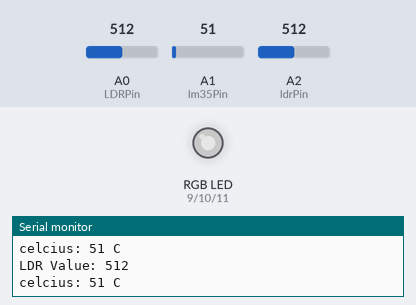
This sketch was run on a simulated Arduino Uno, built with avr-gcc and run on an emulated ATmega328P. Shown: an RGB LED mixed from three pins (HIGH = lit), the last lines printed to the serial monitor. The test bench sets the inputs (shaded band); at power-on: A0 (LDRPin) = 512, A1 (lm35Pin) = 51, A2 (ldrPin) = 512. Dim RGB values are drawn brighter than linear.

Above: at 1.8 s.
1.9 s: A0 (LDRPin) set to 407
3.4 s: A0 (LDRPin) set to 387
At 4.7 s:
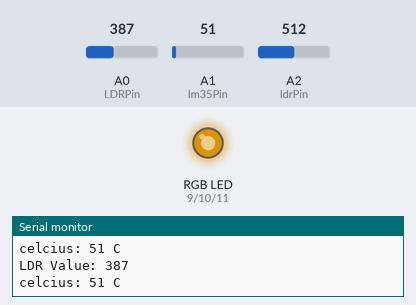
5.5 s: A1 (lm35Pin) set to 71
At 6.3 s:
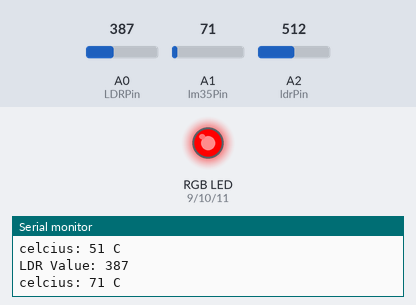
7.5 s: A0 (LDRPin) set to 910
At 9.1 s:
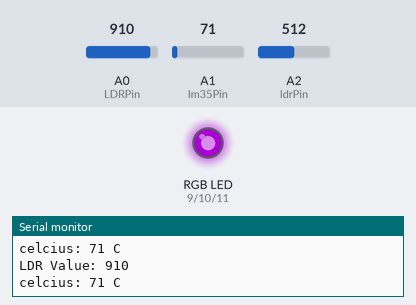
9.5 s: A1 (lm35Pin) set to 63
At 10.7 s:
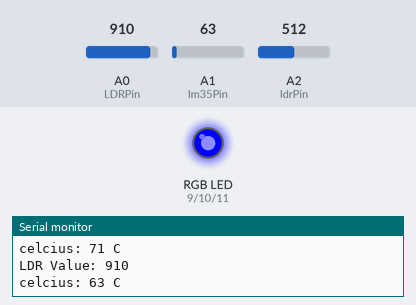
11.5 s: A1 (lm35Pin) set to 86
At 12.3 s:
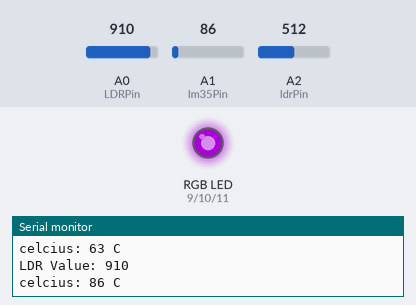
Timing chart, 0 to 14.5 s (numbered marks = the images above; inputs shaded):
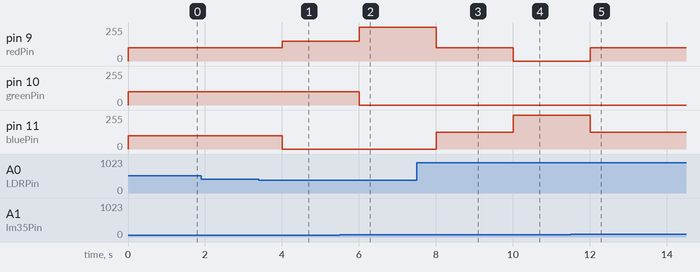

Measured:
- the behaviour switches between 400 and 399 on A0 (LDRPin) (found by bisection; images 0 and 1)
- the behaviour switches between 70 and 69 on A1 (lm35Pin) (found by bisection; images 3 and 4)
- after the input at 3.4 s, pin 9 (redPin): 100/255 → 150/255 after 0.60 s; pin 11 (bluePin): 100/255 → 0/255 after 0.60 s
- after the input at 5.5 s, pin 9 (redPin): 150/255 → 255/255 after 0.51 s; pin 10 (greenPin): 100/255 → 0/255 after 0.51 s
- after the input at 7.5 s, pin 9 (redPin): 255/255 → 100/255 after 0.51 s; pin 11 (bluePin): 0/255 → 125/255 after 0.51 s
- after the input at 9.5 s, pin 9 (redPin): 100/255 → 0/255 after 0.51 s; pin 11 (bluePin): 125/255 → 255/255 after 0.51 s
- after the input at 11.5 s, pin 9 (redPin): 0/255 → 100/255 after 0.51 s; pin 11 (bluePin): 255/255 → 125/255 after 0.51 s

The sketch:

moodlamp.ino
```cpp
// Constants for LDR sensor pin and thresholds
const int ldrPin = 2;
int brightThreshold = 200;  // Will be dynamically adjusted based on real-world brightness
const int darkThreshold = 0;   // Adjust this value for dark conditions

// Constants for temperature sensor pin and thresholds
const int lm35Pin = A1; // Analog input pin connected to the LM35 sensor
const int LDRPin = A0;
int hotThreshold = 50;  // Will be dynamically adjusted based on real-world temperature
const int coldThreshold = 20; // Temperature threshold for cold (in Celsius)

// Constants for RGB module pins
const int redPin = 9;
const int greenPin = 10;
const int bluePin = 11;

float voltage;   // Variable to store the voltage reading
float celcius,celcius1;

void setup() {
  // Initialize Serial Monitor
  Serial.begin(9600);
  pinMode(ldrPin, INPUT);
  pinMode(LDRPin, INPUT);

  // Set pin modes for RGB module
  pinMode(redPin, OUTPUT);
  pinMode(greenPin, OUTPUT);
  pinMode(bluePin, OUTPUT);
}

void loop() {
  // Read the LDR sensor value
  int ldrValue = analogRead(ldrPin);
  int ldrValue2 = analogRead(LDRPin);

  // Read the LM35 sensor value
   // get the temperature and convert it to celsius
int temp = analogRead(lm35Pin);
int temp2 = temp * 0.48828125;
int temp3 = temp2 / 100 ;
// Convert ADC reading to voltage (assuming 5V reference)

// Print the sensor values to Serial Monitor
Serial.println("");
Serial.print("LDR Value: ");
Serial.println(ldrValue2);
Serial.print("celcius: ");
Serial.print(temp);
Serial.println(" C");

if(ldrValue2<400 && temp<70){
  setColor(150,100,0);
  //Hayag ug Bugnaw
  //Yellow
}
else if(ldrValue2<400 && temp>70){
  setColor(255,0,0);
  //Hayag ug Init
  //Puwa
}
else if(ldrValue2>900 && temp<70){
  setColor(0,0,255);
 //Ngitngit ug Bugnaw
 //BLUE
}
else if(ldrValue2>900 && temp>60){
  setColor(100,0,125);
  //Ngitngit ug Init
  //BAYULET
}
else{
  setColor(100,100,100);
  //default
  //Puti
}

delay(1000);
}

// Function to set the RGB module color
void setColor(int red, int green, int blue) {
  analogWrite(redPin, red);
  analogWrite(greenPin, green);
  analogWrite(bluePin, blue);
}
```
